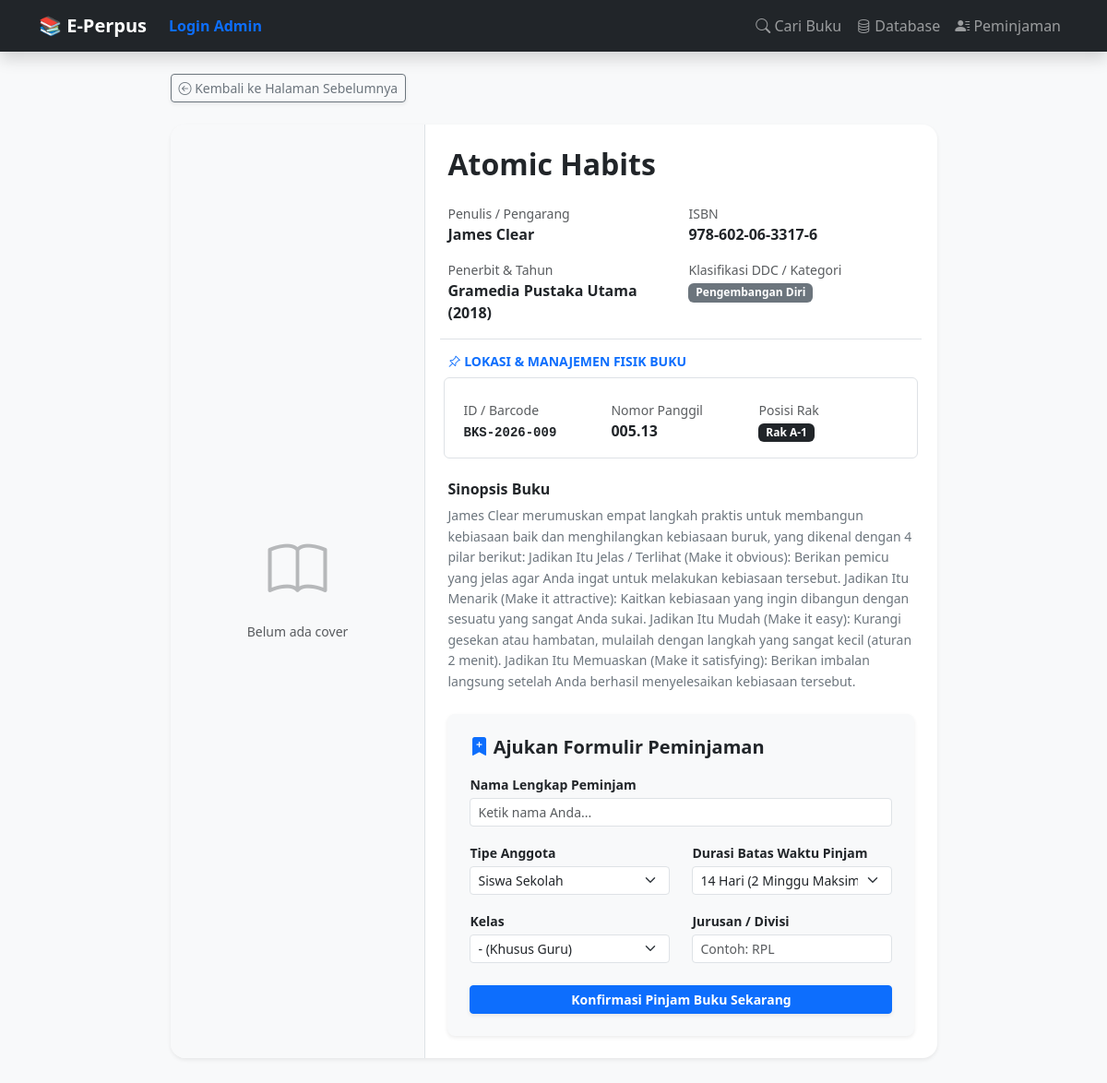
/buku/1, run on the app's committed database.
### tables this page shows
CREATE TABLE buku (
            id INTEGER PRIMARY KEY AUTOINCREMENT,
            -- Data Katalog (Publik)
            judul TEXT NOT NULL,
            sub_judul TEXT,
            penulis TEXT,
            penerbit TEXT,
            tahun_terbit TEXT,
            isbn TEXT,
            kategori TEXT,
            sinopsis TEXT,
            cover_img TEXT,
            -- Data Inventaris (Internal Pustakawan)
            id_buku_fisik TEXT UNIQUE, -- Barcode / ID Unik Eksemplar
            nomor_panggil TEXT,        -- Call Number di Rak
            lokasi_rak TEXT,
            sumber_perolehan TEXT,     -- Pembelian / Hadiah / Sumbangan
            tanggal_masuk TEXT,
            kondisi_buku TEXT DEFAULT 'Baik', -- Baik / Rusak / Hilang
            harga_buku INTEGER DEFAULT 0,     -- Untuk Pelaporan Aset & Denda Opsi A
            stok INTEGER DEFAULT 1
        );

### app.py (the view)
@app.route('/buku/<int:id>')
def detail_buku(id):
    conn = get_db_connection()
    buku = conn.execute('SELECT * FROM buku WHERE id = ?', (id,)).fetchone()
    conn.close()
    back_url = request.referrer if request.referrer else url_for('index')
    return render_template('detail_buku.html', buku=buku, back_url=back_url)

### app.py (called while the page is built)
def get_db_connection():
    base_dir = os.path.dirname(os.path.abspath(__file__))
    db_path = os.path.join(base_dir, 'perpustakaan.db')
    conn = sqlite3.connect(db_path)
    conn.row_factory = sqlite3.Row
    return conn

### templates/detail_buku.html (shortened to what this page needs)
{% extends 'layout.html' %}
{% block content %}
<div class="row justify-content-center mt-4">
    <div class="col-md-9">
        <div class="mb-4 d-flex justify-content-between align-items-center">
            <a href="{{ '/koleksi' }}" class="btn btn-outline-secondary btn-sm shadow-sm">
                <i class="bi bi-arrow-left-circle"></i> Kembali ke Halaman Sebelumnya
            </a>
        </div>
        <div class="card shadow-sm border-0 rounded-4 overflow-hidden mb-5">
            <div class="row g-0">
                <div class="col-md-4 p-4 text-center bg-light border-end d-flex flex-column align-items-center justify-content-center">
                    {% if buku.cover_img %}
                        <a href="{{ url_for('static', filename='covers/' + buku.cover_img) }}"
                        data-fancybox="gallery"
                        data-caption="{{ buku.judul }} - {{ buku.penulis }}"
                        class="d-block w-100 cover-hover-container">
                            <img src="{{ url_for('static', filename='covers/' + buku.cover_img) }}"
                                alt="Cover {{ buku.judul }}"
                                class="img-fluid rounded-3 shadow cover-image-detail"
                                style="max-height: 400px; width: 100%; object-fit: cover;">
                            <div class="hover-overlay d-flex align-items-center justify-content-center rounded-3">
                                <i class="bi bi-search text-white" style="font-size: 2.5rem;"></i>
                            </div>
                        </a>
                    {% else %}
                        {% if not session.get('logged_in') %}
                            <div class="d-flex flex-column align-items-center justify-content-center w-100" style="height: 400px;">
                                <i class="bi bi-book" style="font-size: 4rem; opacity: 0.3;"></i>
                                <p class="small mt-2 text-muted">Belum ada cover</p>
                            </div>
                        {% endif %}
                    {% endif %}
                </div>
                <div class="col-12 col-md-8 p-4">
                    <h2 class="fw-bold text-dark mb-1">{{ buku.judul }}</h2>
                    <div class="row g-3 mb-4">
                        <div class="col-12 col-sm-6">
                            <small class="text-muted d-block">Penulis / Pengarang</small>
                            <span class="fw-semibold text-dark">{{ buku.penulis }}</span>
                        </div>
                        <div class="col-12 col-sm-6">
                            <small class="text-muted d-block">ISBN</small>
                            <span class="fw-semibold text-dark">{{ buku.isbn if buku.isbn else '-' }}</span>
                        </div>
                        <div class="col-12 col-sm-6">
                            <small class="text-muted d-block">Penerbit & Tahun</small>
                            <span class="fw-semibold text-dark">{{ buku.penerbit }} ({{ buku.tahun_terbit }})</span>
                        </div>
                        <div class="col-12 col-sm-6">
                            <small class="text-muted d-block">Klasifikasi DDC / Kategori</small>
                            <span class="badge bg-secondary">{{ buku.kategori }}</span>
                        </div>
                        <div class="col-12 pt-3 border-top">
                            <h6 class="fw-bold text-uppercase text-primary small mb-3"><i class="bi bi-pin-angle"></i> Lokasi & Manajemen Fisik Buku</h6>
                            <div class="row g-2 bg-white p-3 rounded shadow-xs border">
                                <div class="col-6 col-sm-4">
                                    <small class="text-muted d-block">ID / Barcode</small>
                                    <code class="text-dark fw-bold">{{ buku.id_buku_fisik if buku.id_buku_fisik else '-' }}</code>
                                </div>
                                <div class="col-6 col-sm-4">
                                    <small class="text-muted d-block">Nomor Panggil</small>
                                    <span class="text-dark fw-semibold">{{ buku.nomor_panggil if buku.nomor_panggil else '-' }}</span>
                                </div>
                                <div class="col-6 col-sm-4">
                                    <small class="text-muted d-block">Posisi Rak</small>
                                    <span class="badge bg-dark">{{ buku.lokasi_rak if buku.lokasi_rak else '-' }}</span>
                                </div>
                            </div>
                        </div>
                    </div>
                    <div class="mb-4">
                        <h6 class="fw-bold text-dark">Sinopsis Buku</h6>
                        <p class="text-secondary small" style="line-height: 1.6;">{{ buku.sinopsis if buku.sinopsis else 'Tidak ada sinopsis untuk buku ini.' }}</p>
                    </div>
                    <div class="card border-0 shadow-sm rounded-3 mt-4" style="background-color: #f8f9fa;">
                        <div class="card-body p-4">
                            <h5 class="fw-bold text-dark mb-3"><i class="bi bi-bookmark-plus-fill text-primary"></i> Ajukan Formulir Peminjaman</h5>
                            {% if buku.stok > 0 %}
                            <form action="/pinjam/{{ buku.id }}" method="POST">
                                <div class="row">
                                    <div class="col-12 mb-3">
                                        <label class="fw-bold small mb-1">Nama Lengkap Peminjam</label>
                                        <input type="text" name="nama_peminjam" class="form-control form-control-sm shadow-xs" placeholder="Ketik nama Anda..." required>
                                    </div>
                                    <div class="col-12 col-sm-6 mb-3">
                                        <label class="fw-bold small mb-1">Tipe Anggota</label>
                                        <select name="tipe_user" class="form-select form-select-sm" required>
                                            <option value="Siswa">Siswa Sekolah</option>
                                        </select>
                                    </div>
                                    <div class="col-12 col-sm-6 mb-3">
                                        <label class="fw-bold small mb-1">Durasi Batas Waktu Pinjam</label>
                                        <select name="durasi_pinjam" class="form-select form-select-sm" required>
                                            <option value="14" selected>14 Hari (2 Minggu Maksimal)</option>
                                        </select>
                                    </div>
                                    <div class="col-6 mb-3">
                                        <label class="fw-bold small mb-1">Kelas</label>
                                        <select name="kelas" class="form-select form-select-sm" required>
                                            <option value="-">- (Khusus Guru)</option>
                                        </select>
                                    </div>
                                    <div class="col-6 mb-3">
                                        <label class="fw-bold small mb-1">Jurusan / Divisi</label>
                                        <input type="text" name="jurusan" class="form-control form-control-sm" placeholder="Contoh: RPL" required>
                                    </div>
                                </div>
                                <button type="submit" class="btn btn-primary btn-sm w-100 fw-bold mt-2 shadow-sm">Konfirmasi Pinjam Buku Sekarang</button>
                            </form>
                            {% else %}
                            <div class="alert alert-danger mb-0 border-0 shadow-xs">
                                <i class="bi bi-exclamation-triangle-fill"></i> <strong>Mohon Maaf:</strong> Seluruh eksemplar fisik buku ini sedang dipinjam atau dalam kondisi perbaikan.
                            </div>
                            {% endif %}
                        </div>
                    </div>
                </div>
            </div>
        </div>
        </div>
</div>
{% endblock %}

### data on the page
buku: judul "Atomic Habits", penulis "James Clear", isbn "978-602-06-3317-6", penerbit "Gramedia Pustaka Utama", tahun_terbit "2018", kategori "Pengembangan Diri", id_buku_fisik "BKS-2026-009", nomor_panggil "005.13", lokasi_rak "Rak A-1", sinopsis "James Clear merumuskan empat langkah praktis untuk membangun kebiasaan baik dan menghilangkan kebiasaan buruk, yang dikenal dengan 4 pilar berikut: Jadikan Itu Jelas / Terlihat (Make it obvious): Berikan pemicu yang jelas agar Anda ingat untuk melakukan kebiasaan tersebut. Jadikan Itu Menarik (Make it attractive): Kaitkan kebiasaan yang ingin dibangun dengan sesuatu yang sangat Anda sukai. Jadikan Itu Mudah (Make it easy): Kurangi gesekan atau hambatan, mulailah dengan langkah yang sangat kecil (aturan 2 menit). Jadikan Itu Memuaskan (Make it satisfying): Berikan imbalan langsung setelah Anda berhasil menyelesaikan kebiasaan tersebut."
